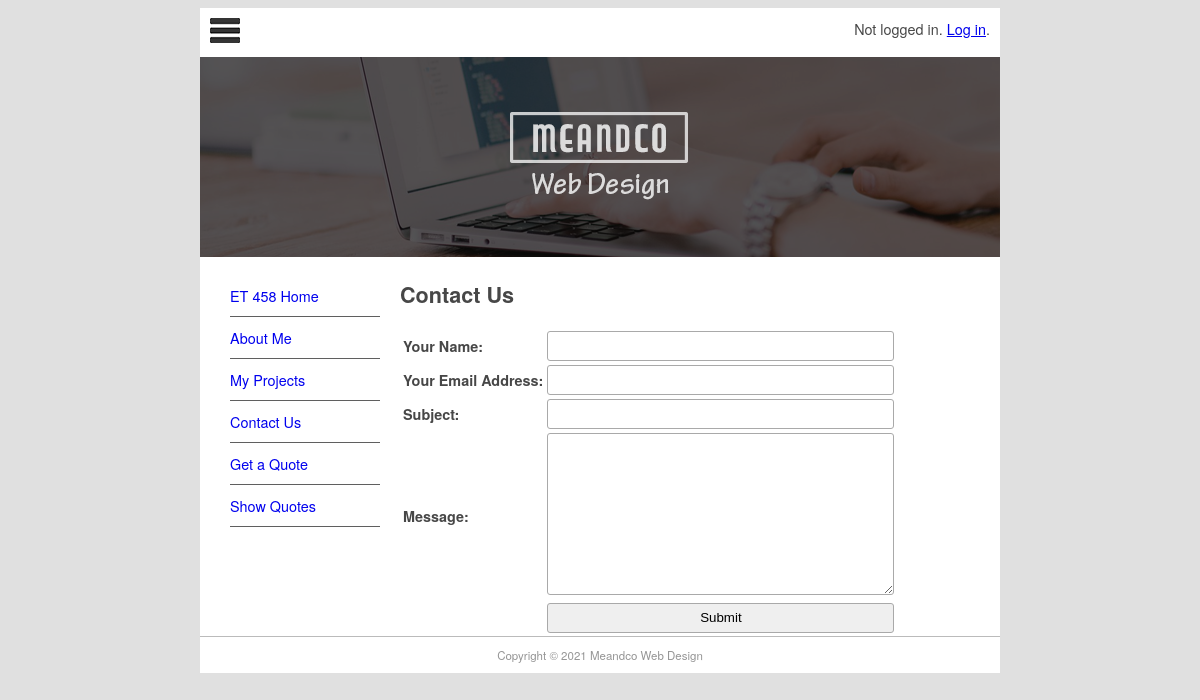
The app's page /contact with its own data.
### pages/models.py (models this page shows, shortened)
class Page(models.Model):
    title = models.CharField(max_length=60)
    permalink = models.CharField(max_length=12, unique=True)
    update_date = models.DateTimeField('Last Updated')
    bodytext = models.TextField('Page Content', blank=True)

### pages/views.py (the view)
# urls.py: path('contact', views.contact, name='contact'),
def contact(request):
    submitted = False
    if request.method == "POST":
        form = ContactForm(request.POST)
        if form.is_valid():
            cd = form.cleaned_data
            con = get_connection('django.core.mail.backends.console.EmailBackend')
            send_mail(cd['subject'], cd['message'], cd.get('email', 'noreply@example.com'), ['siteowner@example.com'], connection=con)
            return HttpResponseRedirect('/contact?submitted=True')
    else:
        form = ContactForm()
        if 'submitted' in request.GET:
            submitted = True
    return render(request, 'pages/contact.html', {'form': form, 'page_list': Page.objects.all(), 'submitted': submitted})

### pages/forms.py
class ContactForm(forms.Form):
    yourname = forms.CharField(max_length=100, label='Your Name')
    email = forms.EmailField(required=False, label='Your Email Address')
    subject = forms.CharField(max_length=100)
    message = forms.CharField(widget=forms.Textarea)

### pages/templates/pages/contact.html (shortened to what this page needs)
{% extends "pages/page.html" %}
{% block content %}
 <h1>Contact Us</h1>
{% if submitted %}
    <p class="success">Your message was submitted successfully! Thank you!</p>
{% else %}
    <form action="" method="post" novalidate>
        <table>
            {{ form.as_table }}
            <tr>
                <td>&nbsp;</td>
                <td><input type="submit" value="Submit"></td>
            </tr>
        </table>
    </form>
{% endif %}
{% endblock content %}

### pages/templates/pages/page.html (shortened to what this page needs)
{% extends "base.html" %}
{% block sidenav %}
    {% for page in page_list %}
    <li>
        <a href="{{ page.permalink }}"> {{ page.title }} </a>
    </li>
    {% endfor %}
{% endblock sidenav %}

### project1_site/static/main.css (style rules this page uses)
body { background-color: #E0E0E0; font-family: Gotham, "Helvetica Neue", Helvetica, Arial, sans-serif; font-size: 0.9em; text-align: justify; color: #474747; }
#nav li { padding-top: 10px; padding-bottom: 10px; font-size: 1em; list-style-type: none; border-bottom: thin solid #5F5F5F; color: #4C4C4C; left: 0px; list-style-position: inside; margin-left: -10px; }
#nav li a { text-decoration: none; }
input, textarea { width: 100%; padding: 5px!important; -webkit-box-sizing: border-box; -moz-box-sizing: border-box; box-sizing: border-box; border-radius: 3px; border-style: solid; border-width: 1px; border-color: rgb(169, 169, 169); }
input { height: 30px; }

### records on screen
Page: title "ET 458 Home"
Page: title "About Me"
Page: title "My Projects"
